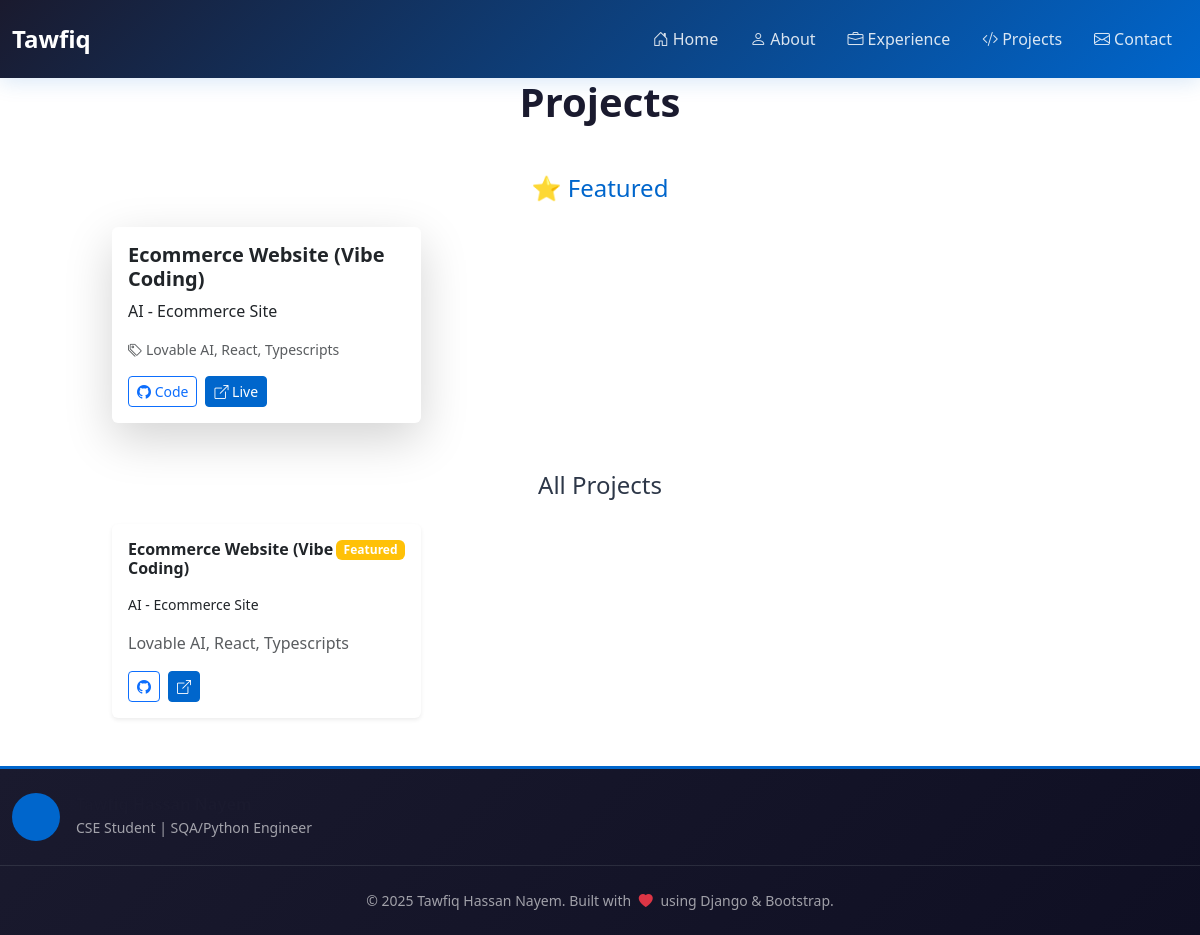
/projects/, run on the app's committed database.
### Main/models.py (models this page shows, shortened)
class Project(models.Model):
    title = models.CharField(max_length=150)
    slug = models.SlugField(unique=True)
    short_description = models.CharField(max_length=255)
    long_description = models.TextField(blank=True)
    tech_stack = models.CharField(
        max_length=255,
        help_text="Comma-separated, e.g. 'Python, Django, DRF, HTML, CSS'"
    )
    github_url = models.URLField(blank=True)
    live_url = models.URLField(blank=True)
    is_featured = models.BooleanField(default=False)
    created_at = models.DateTimeField(auto_now_add=True)
    image = models.ImageField(upload_to='projects/', blank=True, null=True)
    class Meta:
        ordering = ["-created_at"]

### Main/views.py (the view)
# urls.py: path("projects/", projects_view, name="projects"),
def projects_view(request):
    projects = Project.objects.all()
    featured_projects = Project.objects.filter(is_featured=True)
    context = {"projects": projects, "featured_projects": featured_projects}
    return render(request, "projects.html", context)

### templates/projects.html (shortened to what this page needs)
{% extends "base.html" %}
{% block content %}
<div class="container">
  <div class="row">
    <div class="col-lg-10 mx-auto">
      <h1 class="mb-5 text-center">Projects</h1>
      {% if featured_projects %}
      <section class="mb-5">
        <h2 class="h4 mb-4 text-center text-primary">⭐ Featured</h2>
        <div class="row g-4">
          {% for project in featured_projects %}
          <div class="col-lg-6 col-xl-4">
            <div class="card h-100 shadow-lg border-0 hover-lift">
              <div class="card-body d-flex flex-column">
                <h5 class="card-title fw-bold">{{ project.title }}</h5>
                <p class="card-text flex-grow-1">{{ project.short_description }}</p>
                <p class="text-muted small mb-3">
                  <i class="bi bi-tags me-1"></i>{{ project.tech_stack }}
                </p>
                <div class="d-flex gap-2 mt-auto">
                  {% if project.github_url %}
                    <a href="{{ project.github_url }}" target="_blank" class="btn btn-outline-primary btn-sm">
                      <i class="bi bi-github"></i> Code
                    </a>
                  {% endif %}
                  {% if project.live_url %}
                    <a href="{{ project.live_url }}" target="_blank" class="btn btn-primary btn-sm">
                      <i class="bi bi-box-arrow-up-right"></i> Live
                    </a>
                  {% endif %}
                </div>
              </div>
            </div>
          </div>
          {% endfor %}
        </div>
      </section>
      {% endif %}
      <section>
        <h2 class="h4 mb-4 text-center">All Projects</h2>
        <div class="row g-4">
          {% for project in projects %}
          <div class="col-md-6 col-lg-4">
            <div class="card h-100 shadow-sm border-0">
              <div class="card-body">
                <div class="d-flex justify-content-between align-items-start mb-2">
                  <h6 class="card-title mb-2 flex-grow-1">{{ project.title }}</h6>
                  {% if project.is_featured %}<span class="badge bg-warning">Featured</span>{% endif %}
                </div>
                <p class="card-text small">{{ project.short_description }}</p>
                <p class="text-muted xsmall mb-3">{{ project.tech_stack }}</p>
                <div class="d-flex gap-2">
                  {% if project.github_url %}
                    <a href="{{ project.github_url }}" target="_blank" class="btn btn-outline-primary btn-sm">
                      <i class="bi bi-github"></i>
                    </a>
                  {% endif %}
                  {% if project.live_url %}
                    <a href="{{ project.live_url }}" target="_blank" class="btn btn-primary btn-sm">
                      <i class="bi bi-box-arrow-up-right"></i>
                    </a>
                  {% endif %}
                </div>
              </div>
            </div>
          </div>
          {% empty %}
          <div class="col-12 text-center py-5">
            <i class="bi bi-code-slash display-1 text-muted mb-3"></i>
            <h4 class="text-muted">No projects yet</h4>
            <p class="text-muted">Add some projects in the admin panel!</p>
          </div>
          {% endfor %}
        </div>
      </section>
    </div>
  </div>
</div>
{% endblock %}

### templates/base.html (style rules this page uses)
:root { --primary: #0066cc; --secondary: #00cc99; --dark: #1a1a2e; --light: #f5f7fa; --text: #2d3748; --success: #10b981; --warning: #f59e0b; --border: #e2e8f0; }
* { margin: 0; padding: 0; box-sizing: border-box; }
html { scroll-behavior: smooth; }
body { font-family: 'Segoe UI', Tahoma, Geneva, Verdana, sans-serif; color: var(--text); background-color: #ffffff; }
.container { max-width: 1200px; }
h1, h2, h3, h4, h5, h6 { color: var(--dark); font-weight: 600; }
.text-primary { color: var(--primary) !important; }
.btn-primary { background-color: var(--primary); border-color: var(--primary); }

### data on the page
Project: title "Ecommerce Website (Vibe Coding)", short_description "AI - Ecommerce Site", tech_stack "Lovable AI, React, Typescripts", is_featured "Featured"

### other printed values
{{ profile.full_name|default:"Tawfiq" }} "Tawfiq"
